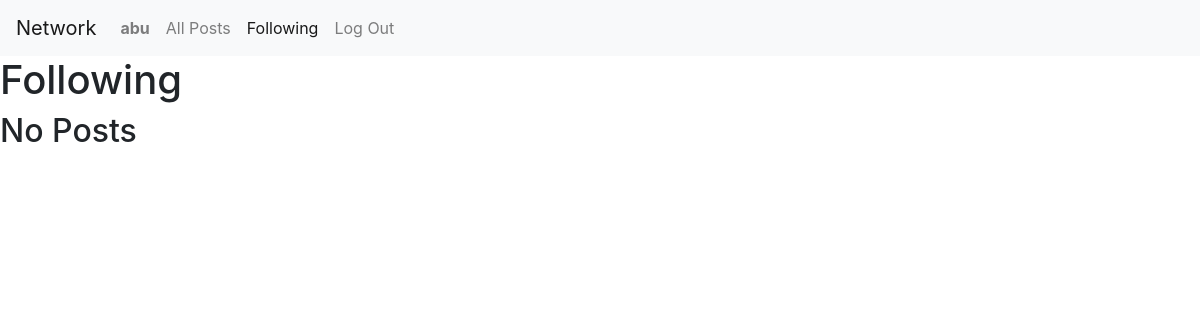
Page /following (signed in) on the earlier database version.
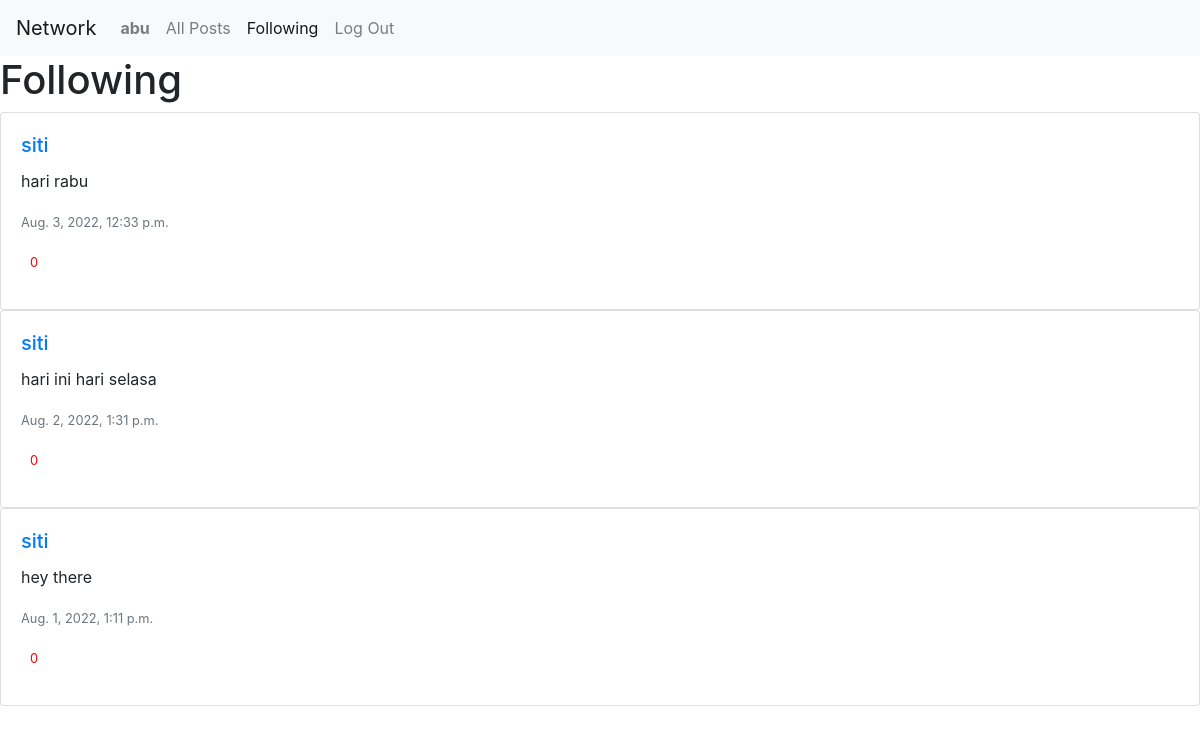
Same page on the later database version.
### network/models.py (models this page shows, shortened)
class Post(models.Model):
    user = models.ForeignKey(User, on_delete=models.CASCADE)
    text = models.CharField(max_length=160, default=None)
    post_date = models.DateTimeField(default=datetime.now, blank=True)

class User(AbstractUser):
    pass

### network/views.py (the view)
# urls.py: path("following", views.following, name="following"),
def following(request):
    if request.user.is_authenticated:
        user = request.session['_auth_user_id']
        followers = Follower.objects.filter(follower=user)
        likes = Like.objects.filter(post=OuterRef('id'), user_id=user)
        posts = Post.objects.filter(user_id__in=followers.values('following_id')).order_by('-post_date').annotate(current_like=Count(likes.values('id')))
    else:
        return HttpResponseRedirect(reverse("login"))
    paginator = Paginator(posts, MAX_POSTS_PER_PAGE)
    page_number = request.GET.get('page')
    page_obj = paginator.get_page(page_number)
    return render(request, "network/following.html", {
        'posts': page_obj,
        'form': NewPostForm()
    })

### network/templates/network/following.html (shortened to what this page needs)
{% extends "network/layout.html" %}
{% block body %}
<h1>Following</h1>
<div id="posts">
    {% for post in posts %}
    <div class="card">
        <div class="card-body">
            <h5 class="card-title"><a href="{% url 'profile' post.user.username %}">{{post.user.username}}</a></h5>
            <p class="card-text" id="post_text_{{post.id}}">{{post.text}}</p>
            <p class="card-text"><small class="text-muted">{{post.post_date}}</small></p>
            <p class="card-text">
                <div data-id="{{post.id}}" class="card-link {% if post.current_like > 0 %} fas {%else%} far {% endif %} fa-heart">&nbsp
                    <small>{{post.like_set.count}}</small>
                </div>
            </p>
        </div>
    </div>
    {% empty %}
    <h2>No Posts</h2>
    {% endfor %}
</div>
{% endblock %}

Differences in the rows shown:
added Post: user.username "siti", text "hari rabu", post_date "Aug. 3, 2022, 12:33 p.m.", like_set.count "0"
now on this page (row unchanged): Post: user.username "siti", text "hari ini hari selasa", post_date "Aug. 2, 2022, 1:31 p.m.", like_set.count "0"
now on this page (row unchanged): Post: user.username "siti", text "hey there", post_date "Aug. 1, 2022, 1:11 p.m.", like_set.count "0"
Other differences:
text no longer shown: "No Posts"
